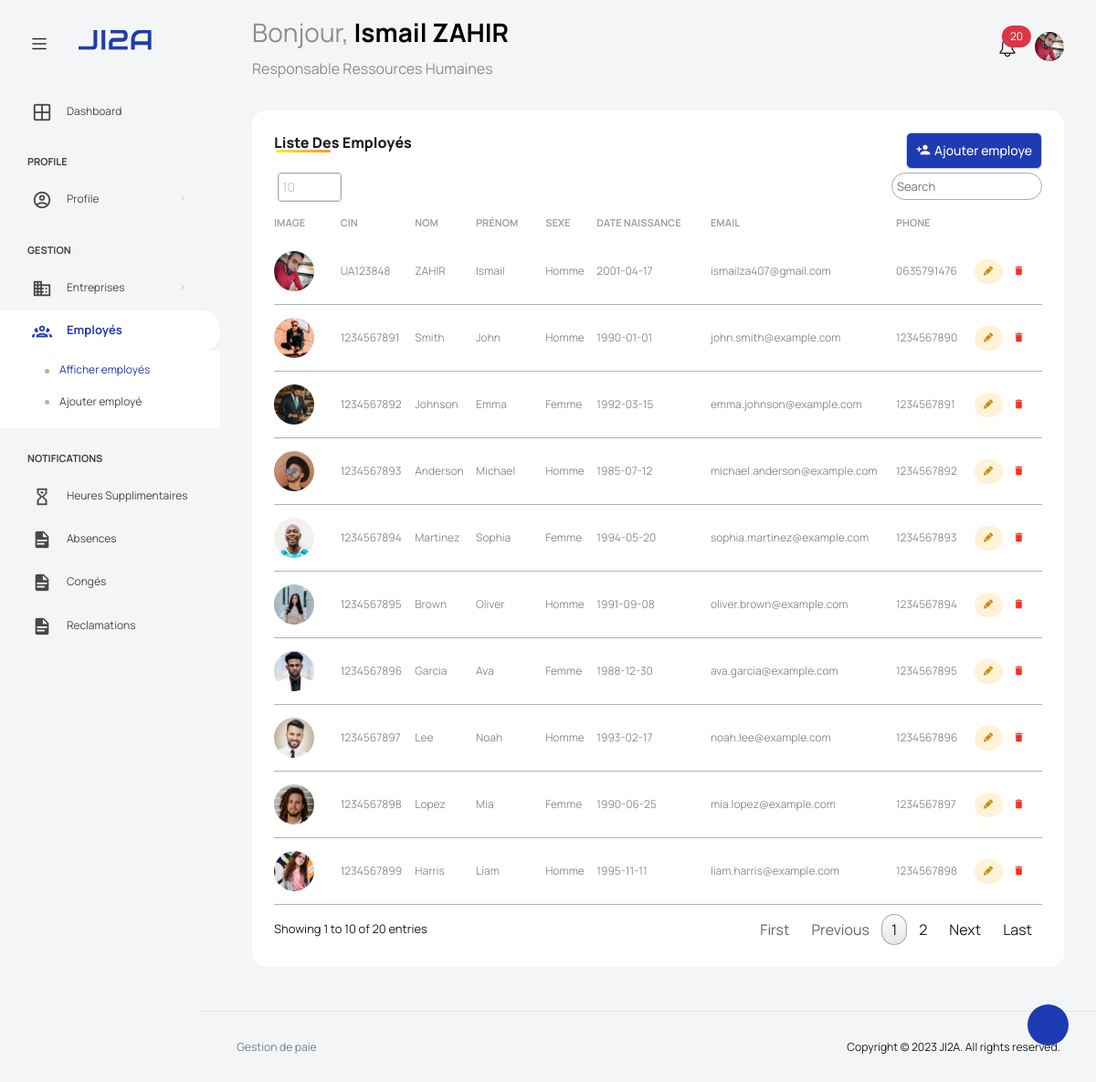
Screenshot of /views/view_employes (signed in) with the database file from the repository.
### tables this page shows
CREATE TABLE IF NOT EXISTS employe (
  idEmploye     INT(11) PRIMARY KEY AUTO_INCREMENT,
  nom           VARCHAR(20) NOT NULL,
  prenom        VARCHAR(20) NOT NULL,
  cin           VARCHAR(10) UNIQUE NOT NULL,
  sexe          ENUM('Homme', 'Femme') NOT NULL,
  dateNaiss     DATE NOT NULL,
  adresse       VARCHAR(100) NOT NULL,
  ville         VARCHAR(20) NOT NULL,
  email         VARCHAR(100) UNIQUE NOT NULL,
  phone         VARCHAR(10) NOT NULL,
  image         VARCHAR(80) NOT NULL,
  situationF    ENUM('Célibataire', 'Marié') NOT NULL,
  nbEnfants     INT(2) NOT NULL,
  diplome       VARCHAR(40) NOT NULL,
  numCNSS       VARCHAR(24) NOT NULL,
  numAMO        VARCHAR(24) NOT NULL,
  numCIMR       VARCHAR(24),  
  numIGR        VARCHAR(24) NOT NULL,
  password      VARCHAR(60) NOT NULL,
  createdAt     DATETIME DEFAULT CURRENT_TIMESTAMP,
  createdBy     INT(11)
);

CREATE TABLE IF NOT EXISTS contrat (
  numContrat    INT(11) PRIMARY KEY AUTO_INCREMENT,
  idEmploye     INT(11) NOT NULL,
  idEntreprise  INT(11) NOT NULL,
  type          ENUM('CDD','CDI','CTT') NOT NULL,
  poste         VARCHAR(40) NOT NULL,
  salaireBase   DECIMAL(7,2) NOT NULL,
  dateEmbauche  DATETIME DEFAULT CURRENT_TIMESTAMP,
  dateFin       DATETIME,
  motif         TEXT
);

### scripts/employe.inc.php (called while the page is built, shortened)
<?php
  function getAllEmployes ()
  {
    require 'connect.php';
    $stm = $pdo->prepare("SELECT * FROM employe NATURAL JOIN contrat");
    $stm->execute();
    return $stm->fetchAll(PDO::FETCH_ASSOC);
  }
  function getNotifications ()
  {
    require 'connect.php';
    $stm = $pdo->prepare("SELECT * FROM reclamation NATURAL JOIN employe WHERE status = 'En cours' ORDER BY dateReclamation DESC");
    $stm->execute();
    return $stm->fetchAll(PDO::FETCH_ASSOC);
  }

### scripts/connect.php (called while the page is built, shortened)
<?php
  try
  {
    $user   = DB_USER;
  }
  catch (PDOException $e)
  {
    die("Erreur lors de la connexion à la base de données: ".$e->getMessage());
  }

### views/view_employes.php (the view, shortened to what this page needs)
<?php
  require_once '../scripts/employe.inc.php';
  $employes = getAllEmployes();
?>
<!DOCTYPE html>
<html lang="en">
<head>
</head>
<body>
  <div class="container-scroller">
    <?php include('partials/_navbar.php'); ?>
    <div class="container-fluid page-body-wrapper">
      <?php include('partials/_sidebar.php'); ?>
      <div class="main-panel">
        <div class="content-wrapper">
          <div class="row">
            <div class="col-sm-12">
              <div class="home-tab">
                <div class="row flex-grow">
                  <div class="col-12 grid-margin stretch-card">
                    <div class="card card-rounded">
                      <div class="card-body">
                        <div class="d-sm-flex justify-content-between align-items-start">
                          <div>
                            <h4 class="card-title card-title-dash title">Liste des employés</h4>
                          </div>
                          <div>
                            <button class="btn btn-primary btn-lg text-white mb-0 me-0" type="button" onclick="location.href='add_employe'"><i class="mdi mdi-account-plus"></i>Ajouter employe</button>
                          </div>
                        </div>
                        <div class="table-responsive  mt-1">
                          <table class="table select-table" id="table">
                            <thead>
                              <tr>
                                <th>Image</th>
                                <th>CIN</th>
                                <th>NOM</th>
                                <th>Prénom</th>
                                <th>Sexe</th>
                                <th>Date Naissance</th>
                                <th>Email</th>
                                <th>Phone</th>
                                <th></th>
                              </tr>
                            </thead>
                            <tbody>
                              <?php foreach ($employes as $employe) : ?>
                              <tr onclick="document.location.href='view_employe?id=<?php echo $employe['idEmploye']; ?>'">
                                <td><img src="images/profile/<?php echo $employe['image']; ?>" class="rounded-circle" width="40px" height="40px" alt="profile image">
                                </td>
                                <td><?php echo $employe['cin']; ?></td>
                                <td><?php echo $employe['nom']; ?></td>
                                <td><?php echo $employe['prenom']; ?></td>
                                <td><?php echo $employe['sexe']; ?></td>
                                <td><?php echo $employe['dateNaiss']; ?></td>
                                <td><?php echo $employe['email']; ?></td>
                                <td><?php echo $employe['phone']; ?></td>
                                <td class="action-btn">
                                  <form action="../scripts/employe.php" method="post" >
                                    <label class="badge badge-opacity-warning" for="btnradio<?php echo $employe['idEmploye']; ?>" title="Modifier"><i class="mdi mdi-lead-pencil"></i></label>
                                    <label class="badge badge-opacity-danger" for="btnradio_<?php echo $employe['idEmploye']; ?>" title="Supprimer" data-bs-toggle="modal" data-bs-target="#exampleModal<?php echo $employe['idEmploye']; ?>"><i class="mdi mdi-delete"></i></label>
                                  </form>
                                </td>
                              </tr>
                              <?php endforeach; ?>
                            </tbody>
                          </table>
                        </div>
                      </div>
                    </div>
                  </div>
                </div>
              </div>
            </div>
          </div>
        </div>
      </div>
    </div>
  </div>
</body>
</html>

### views/partials/_navbar.php (shortened to what this page needs)
<nav class="navbar default-layout col-lg-12 col-12 p-0 fixed-top d-flex align-items-top flex-row">
  <div class="text-center navbar-brand-wrapper d-flex align-items-center justify-content-start">
    <div class="me-3">
      <button class="navbar-toggler navbar-toggler align-self-center" type="button" data-bs-toggle="minimize">
        <span class="icon-menu"></span>
      </button>
    </div>
    <div>
      <a class="navbar-brand brand-logo" href="home">
        <img src="images/logo.svg" alt="logo" />
      </a>
    </div>
  </div>
  <?php
    if (isset($_SESSION['admin']))
    {
      $user = $_SESSION['admin'];
      $user['poste'] = "Espace Administrateur";
    }
    else $user = $_SESSION['auth'];
  ?>
  <div class="navbar-menu-wrapper d-flex align-items-top">
    <ul class="navbar-nav">
      <li class="nav-item font-weight-semibold d-none d-lg-block ms-0">
        <h1 class="welcome-text">Bonjour, <span class="text-black fw-bold"><?php echo $user['prenom']." ".$user['nom']; ?></span></h1>
        <h3 class="welcome-sub-text"><?php echo $user['poste']; ?></h3>
      </li>
    </ul>
    <ul class="navbar-nav ms-auto">
    <?php
      require_once '../scripts/employe.inc.php';
      $notifications = getNotifications();
    ?>
      <li class="nav-item dropdown ">
        <a class="nav-link count-indicator" id="notificationDropdown" href="#" data-bs-toggle="dropdown">
          <i class="icon-bell"></i>
          <span class="position-absolute top-0 start-100 translate-middle badge rounded-pill bg-danger">
          <?php echo count($notifications); ?>
          </span>
        </a>
      </li>
      <li class="nav-item dropdown d-none d-lg-block user-dropdown">
        <a class="nav-link" id="UserDropdown" href="#" data-bs-toggle="dropdown" aria-expanded="false">
          <img class="img-xs rounded-circle" src="images/profile/<?php echo $user['image']; ?>" alt="Profile image"> </a>
      </li>
    </ul>
  </div>
</nav>

### views/css/style.css (style rules this page uses)
body { background-color: #F4F5F7; margin: 0; }
.title { font-size: 25px; font-weight: 500; position: relative; margin-bottom: 20px; }
.title::before { content: ""; position: absolute; left: 2px; bottom: 0; height: 3px; width: 60px; border-radius: 5px; background: linear-gradient(135deg, #efef38, #ff9027); }
.action-btn { text-align: end; }

### rows the page displays
employe: prenom "Ismail", nom "ZAHIR", image (picture)
contrat: poste "Responsable Ressources Humaines", idEmploye.image (picture), idEmploye.cin "UA123848", idEmploye.nom "ZAHIR", idEmploye.prenom "Ismail", idEmploye.sexe "Homme", idEmploye.dateNaiss "2001-04-17", idEmploye.email "ismailza407@gmail.com", idEmploye.phone "0635791476"
contrat: idEmploye.image (picture), idEmploye.cin "1234567891", idEmploye.nom "Smith", idEmploye.prenom "John", idEmploye.sexe "Homme", idEmploye.dateNaiss "1990-01-01", idEmploye.email "john.smith@example.com", idEmploye.phone "1234567890"
contrat: idEmploye.image (picture), idEmploye.cin "1234567892", idEmploye.nom "Johnson", idEmploye.prenom "Emma", idEmploye.sexe "Femme", idEmploye.dateNaiss "1992-03-15", idEmploye.email "emma.johnson@example.com", idEmploye.phone "1234567891"
contrat: idEmploye.image (picture), idEmploye.cin "1234567893", idEmploye.nom "Anderson", idEmploye.prenom "Michael", idEmploye.sexe "Homme", idEmploye.dateNaiss "1985-07-12", idEmploye.email "michael.anderson@example.com", idEmploye.phone "1234567892"
contrat: idEmploye.image (picture), idEmploye.cin "1234567894", idEmploye.nom "Martinez", idEmploye.prenom "Sophia", idEmploye.sexe "Femme", idEmploye.dateNaiss "1994-05-20", idEmploye.email "sophia.martinez@example.com", idEmploye.phone "1234567893"
contrat: idEmploye.image (picture), idEmploye.cin "1234567895", idEmploye.nom "Brown", idEmploye.prenom "Oliver", idEmploye.sexe "Homme", idEmploye.dateNaiss "1991-09-08", idEmploye.email "oliver.brown@example.com", idEmploye.phone "1234567894"
contrat: idEmploye.image (picture), idEmploye.cin "1234567896", idEmploye.nom "Garcia", idEmploye.prenom "Ava", idEmploye.sexe "Femme", idEmploye.dateNaiss "1988-12-30", idEmploye.email "ava.garcia@example.com", idEmploye.phone "1234567895"
contrat: idEmploye.image (picture), idEmploye.cin "1234567897", idEmploye.nom "Lee", idEmploye.prenom "Noah", idEmploye.sexe "Homme", idEmploye.dateNaiss "1993-02-17", idEmploye.email "noah.lee@example.com", idEmploye.phone "1234567896"
contrat: idEmploye.image (picture), idEmploye.cin "1234567898", idEmploye.nom "Lopez", idEmploye.prenom "Mia", idEmploye.sexe "Femme", idEmploye.dateNaiss "1990-06-25", idEmploye.email "mia.lopez@example.com", idEmploye.phone "1234567897"
contrat: idEmploye.image (picture), idEmploye.cin "1234567899", idEmploye.nom "Harris", idEmploye.prenom "Liam", idEmploye.sexe "Homme", idEmploye.dateNaiss "1995-11-11", idEmploye.email "liam.harris@example.com", idEmploye.phone "1234567898"

### other values shown
count($notifications) "20"
